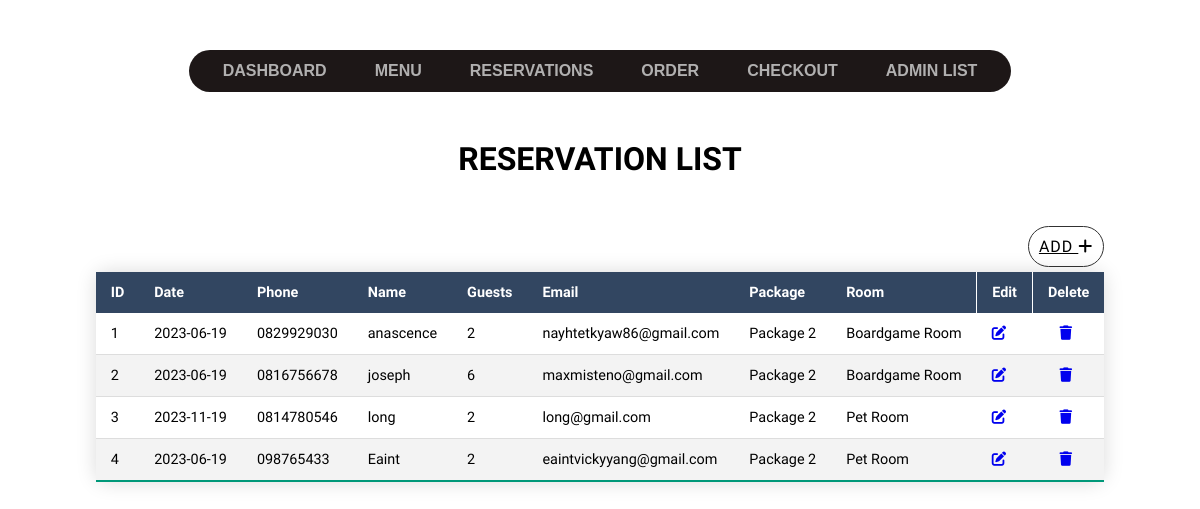
The app's page /admin/reservations/reservation_list.php, older data.
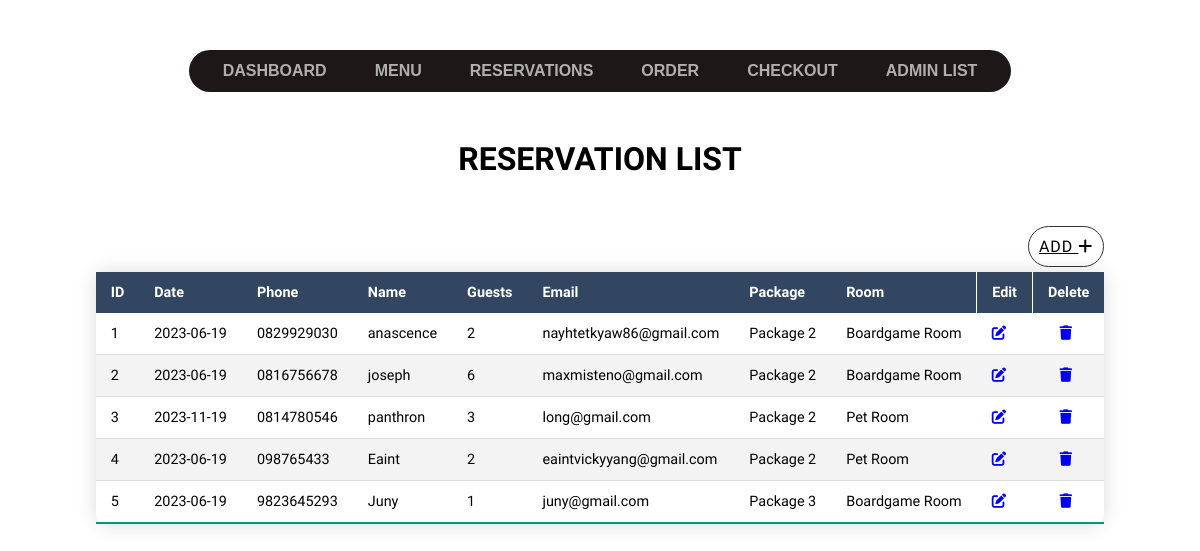
The same page, newer data.
### tables this page shows
CREATE TABLE `reservations` (
  `reservations_id` int NOT NULL AUTO_INCREMENT,
  `reservation_date` date NOT NULL,
  `customer_phone` varchar(45) NOT NULL,
  `customer_name` varchar(45) NOT NULL,
  `number_of_guests` int NOT NULL,
  `customer_email` varchar(45) NOT NULL,
  `package_name` varchar(45) NOT NULL,
  `room_id` varchar(45) NOT NULL,
  PRIMARY KEY (`reservations_id`),
  KEY `package_idx` (`package_name`),
  KEY `room_name_idx` (`room_id`),
  CONSTRAINT `package_name` FOREIGN KEY (`package_name`) REFERENCES `packages` (`package_name`) ON DELETE CASCADE ON UPDATE CASCADE,
  CONSTRAINT `room_name` FOREIGN KEY (`room_id`) REFERENCES `room` (`room_name`)
);

### admin/reservations/reservation_list.php (the view, shortened to what this page needs)
<?php error_reporting(E_ERROR | E_PARSE);
        $dsn = 'mysql:dbname=stamfordcafe;host=localhost';
        $dbuser ='root';
        $dbPassword ='security';
        try{
            $connection = new PDO($dsn , $dbuser, $dbPassword);
        }catch(PDOException $e){
            $_SESSION['messages'][] = 'Connection failed!' . $e->getMessage();
        }
        $statement = "SELECT * FROM reservations";
        $result = $connection->query($statement);
?>
<!DOCTYPE html>
<html lang="en">
<head>
    <link rel="stylesheet" href="nav.css">
    <link rel="stylesheet" href="tables.css">
    <link rel="stylesheet" href="style.css">
</head>
    <body>
        <div class="nav">
            <ul class="menu-bar">
                <li><a href="../index.php">DASHBOARD</a></li>
                <li><a href="../menu/menu_list.php">MENU</a></li>
                <li><a href="reservation_list.php">RESERVATIONS</a></li>
                <li><a href="../orders/orders_list.php">ORDER</a></li>
                <li><a href="../checkout/checkout_list.php">CHECKOUT</a></li>
                <li><a href="../stuffs/admin_list.php">ADMIN LIST</a></li>
            </ul>
        </div>
        <h1 style="margin:3rem">RESERVATION LIST</h1>
        <div class="stuff-list">
            <form method="GET" action="">
                <div class="button">
                        <a href="reservation_insert.php" class="btn btn-white btn-animate">
                            ADD
                            <i class="fa-solid fa-plus fa-l"></i>
                        </a>
                </div>
            <table class="content-table">
                <thead>
                    <tr>
                        <th>ID</th>
                        <th>Date</th>
                        <th>Phone</th>
                        <th>Name</th>
                        <th>Guests</th>
                        <th>Email</th>
                        <th>Package</th>
                        <th>Room</th>
                        <th style="border-left: 1px solid;">Edit</th>
                        <th style="border-left: 1px solid;">Delete</th>
                    </tr>
                </thead>
                <tbody>
                    <?php foreach ($result as $row) {  $id = $row['reservations_id'];?>
                        <tr>
                            <td><?php echo $row['reservations_id'] ?></td>
                            <td><?php echo $row['reservation_date'] ?></td>
                            <td><?php echo $row['customer_phone'] ?></td>
                            <td><?php echo $row['customer_name'] ?></td>
                            <td><?php echo $row['number_of_guests'] ?></td>
                            <td><?php echo $row['customer_email'] ?></td>
                            <td><?php echo $row['package_name'] ?></td>
                            <td><?php echo $row['room_id'] ?></td>
                            <td><a href='reservation_list_edit.php?reservations_id=<?php echo $id ?>'><i class="fa-solid fa-pen-to-square"></i></a></td>
                            <td><a href="deleted.php?reservations_id=<?php echo $id ?>"><i class="fa-sharp fa-solid fa-trash" style="margin-left:12px;"></i></a></td>
                        </tr>
                    <?php } ?>
                </tbody>
            </table>
            </form>
        </div>
    </body>
</html>

Row changes from the older to the newer data that the page shows:
changed reservations "long@gmail.com": customer_name "long" → "panthron"; number_of_guests "2" → "3"
added reservations: reservations_id "5", reservation_date "2023-06-19", customer_phone "9823645293", customer_name "Juny", number_of_guests "1", customer_email "juny@gmail.com", package_name "Package 3", room "Boardgame Room"
